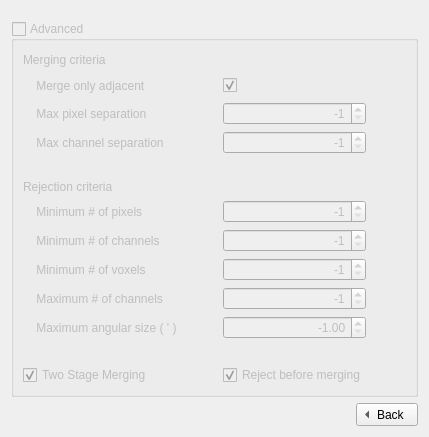
        <widget class="QWidget" name="page_8">
         <layout class="QGridLayout" name="gridLayout_20">
          <item row="0" column="0">
           <spacer name="horizontalSpacer_3">
            <property name="orientation">
             <enum>Qt::Horizontal</enum>
            </property>
            <property name="sizeType">
             <enum>QSizePolicy::Expanding</enum>
            </property>
            <property name="sizeHint" stdset="0">
             <size>
              <width>40</width>
              <height>10</height>
             </size>
            </property>
           </spacer>
          </item>
          <item row="1" column="0">
           <widget class="QGroupBox" name="SearchAdvgroupBox">
            <property name="enabled">
             <bool>false</bool>
            </property>
            <property name="title">
             <string>Advanced</string>
            </property>
            <property name="flat">
             <bool>true</bool>
            </property>
            <property name="checkable">
             <bool>true</bool>
            </property>
            <property name="checked">
             <bool>false</bool>
            </property>
            <layout class="QVBoxLayout" name="verticalLayout_11">
             <item>
              <layout class="QGridLayout" name="gridLayout_23">
               <item row="9" column="2">
                <widget class="QSpinBox" name="MinVoxspinBox">
                 <property name="alignment">
                  <set>Qt::AlignRight|Qt::AlignTrailing|Qt::AlignVCenter</set>
                 </property>
                 <property name="minimum">
                  <number>-1</number>
                 </property>
                 <property name="maximum">
                  <number>99999</number>
                 </property>
                 <property name="value">
                  <number>-1</number>
                 </property>
                </widget>
               </item>
               <item row="2" column="2">
                <widget class="QCheckBox" name="AdjacentcheckBox">
                 <property name="text">
                  <string/>
                 </property>
                 <property name="checked">
                  <bool>true</bool>
                 </property>
                </widget>
               </item>
               <item row="8" column="2">
                <widget class="QSpinBox" name="MinPixspinBox">
                 <property name="alignment">
                  <set>Qt::AlignRight|Qt::AlignTrailing|Qt::AlignVCenter</set>
                 </property>
                 <property name="minimum">
                  <number>-1</number>
                 </property>
                 <property name="maximum">
                  <number>99999</number>
                 </property>
                 <property name="value">
                  <number>-1</number>
                 </property>
                </widget>
               </item>
               <item row="3" column="2">
                <widget class="QSpinBox" name="ThreshSpatialBox">
                 <property name="alignment">
                  <set>Qt::AlignRight|Qt::AlignTrailing|Qt::AlignVCenter</set>
                 </property>
                 <property name="minimum">
                  <number>-1</number>
                 </property>
                 <property name="maximum">
                  <number>10000</number>
                 </property>
                 <property name="value">
                  <number>-1</number>
                 </property>
                </widget>
               </item>
               <item row="9" column="0">
                <widget class="QLabel" name="Minvoxellabel">
                 <property name="text">
                  <string>    Minimum # of voxels</string>
                 </property>
                </widget>
               </item>
               <item row="3" column="0">
                <widget class="QLabel" name="label_49">
                 <property name="text">
                  <string>    Max pixel separation</string>
                 </property>
                </widget>
               </item>
               <item row="7" column="0">
                <widget class="QLabel" name="MinPixlabel">
                 <property name="text">
                  <string>    Minimum # of pixels</string>
                 </property>
                </widget>
               </item>
               <item row="11" column="0">
                <widget class="QLabel" name="label_17">
                 <property name="text">
                  <string>    Maximum angular size ( ' )</string>
                 </property>
                </widget>
               </item>
               <item row="13" column="0">
                <widget class="QCheckBox" name="TwostagemergingcheckBox">
                 <property name="text">
                  <string>Two Stage Merging</string>
                 </property>
                 <property name="checked">
                  <bool>true</bool>
                 </property>
                </widget>
               </item>
               <item row="1" column="0">
                <widget class="QLabel" name="Mergelabel">
                 <property name="sizePolicy">
                  <sizepolicy hsizetype="Preferred" vsizetype="Fixed">
                   <horstretch>0</horstretch>
                   <verstretch>0</verstretch>
                  </sizepolicy>
                 </property>
                 <property name="text">
                  <string>Merging criteria</string>
                 </property>
                </widget>
               </item>
               <item row="2" column="0">
                <widget class="QLabel" name="label_15">
                 <property name="text">
                  <string>    Merge only adjacent</string>
                 </property>
                </widget>
               </item>
               <item row="4" column="0">
                <widget class="QLabel" name="label_48">
                 <property name="text">
                  <string>    Max channel separation</string>
                 </property>
                </widget>
               </item>
               <item row="8" column="0">
                <widget class="QLabel" name="MinChanlabel">
                 <property name="text">
                  <string>    Minimum # of channels   </string>
                 </property>
                </widget>
               </item>
               <item row="6" column="0">
                <widget class="QLabel" name="Rejeclabel">
                 <property name="sizePolicy">
                  <sizepolicy hsizetype="Preferred" vsizetype="Fixed">
                   <horstretch>0</horstretch>
                   <verstretch>0</verstretch>
                  </sizepolicy>
                 </property>
                 <property name="text">
                  <string>Rejection criteria</string>
                 </property>
                </widget>
               </item>
               <item row="10" column="0">
                <widget class="QLabel" name="label_16">
                 <property name="text">
                  <string>    Maximum # of channels</string>
                 </property>
                </widget>
               </item>
               <item row="5" column="0">
                <spacer name="horizontalSpacer_6">
                 <property name="orientation">
                  <enum>Qt::Horizontal</enum>
                 </property>
                 <property name="sizeType">
                  <enum>QSizePolicy::Ignored</enum>
                 </property>
                 <property name="sizeHint" stdset="0">
                  <size>
                   <width>40</width>
                   <height>20</height>
                  </size>
                 </property>
                </spacer>
               </item>
               <item row="12" column="0">
                <spacer name="horizontalSpacer_7">
                 <property name="orientation">
                  <enum>Qt::Horizontal</enum>
                 </property>
                 <property name="sizeType">
                  <enum>QSizePolicy::Ignored</enum>
                 </property>
                 <property name="sizeHint" stdset="0">
                  <size>
                   <width>40</width>
                   <height>20</height>
                  </size>
                 </property>
                </spacer>
               </item>
               <item row="10" column="2">
                <widget class="QSpinBox" name="MaxChanspinBox">
                 <property name="alignment">
                  <set>Qt::AlignRight|Qt::AlignTrailing|Qt::AlignVCenter</set>
                 </property>
                 <property name="minimum">
                  <number>-1</number>
                 </property>
                 <property name="maximum">
                  <number>99999</number>
                 </property>
                 <property name="value">
                  <number>-1</number>
                 </property>
                </widget>
               </item>
               <item row="1" column="1">
                <spacer name="horizontalSpacer_9">
                 <property name="orientation">
                  <enum>Qt::Horizontal</enum>
                 </property>
                 <property name="sizeType">
                  <enum>QSizePolicy::Fixed</enum>
                 </property>
                 <property name="sizeHint" stdset="0">
                  <size>
                   <width>40</width>
                   <height>20</height>
                  </size>
                 </property>
                </spacer>
               </item>
               <item row="4" column="2">
                <widget class="QSpinBox" name="ThreshVelspinBox">
                 <property name="alignment">
                  <set>Qt::AlignRight|Qt::AlignTrailing|Qt::AlignVCenter</set>
                 </property>
                 <property name="minimum">
                  <number>-1</number>
                 </property>
                 <property name="maximum">
                  <number>10000</number>
                 </property>
                 <property name="value">
                  <number>-1</number>
                 </property>
                </widget>
               </item>
               <item row="7" column="2">
                <widget class="QSpinBox" name="MinChanspinBox">
                 <property name="alignment">
                  <set>Qt::AlignRight|Qt::AlignTrailing|Qt::AlignVCenter</set>
                 </property>
                 <property name="minimum">
                  <number>-1</number>
                 </property>
                 <property name="maximum">
                  <number>99999</number>
                 </property>
                 <property name="value">
                  <number>-1</number>
                 </property>
                </widget>
               </item>
               <item row="2" column="3">
                <spacer name="horizontalSpacer_4">
                 <property name="orientation">
                  <enum>Qt::Horizontal</enum>
                 </property>
                 <property name="sizeType">
                  <enum>QSizePolicy::Expanding</enum>
                 </property>
                 <property name="sizeHint" stdset="0">
                  <size>
                   <width>40</width>
                   <height>20</height>
                  </size>
                 </property>
                </spacer>
               </item>
               <item row="13" column="2">
                <widget class="QCheckBox" name="RejectcheckBox">
                 <property name="text">
                  <string>Reject before merging</string>
                 </property>
                 <property name="checked">
                  <bool>true</bool>
                 </property>
                </widget>
               </item>
               <item row="11" column="2">
                <widget class="QDoubleSpinBox" name="MaxAngSizeSpinBox">
                 <property name="alignment">
                  <set>Qt::AlignRight|Qt::AlignTrailing|Qt::AlignVCenter</set>
                 </property>
                 <property name="minimum">
                  <double>-1.000000000000000</double>
                 </property>
                 <property name="maximum">
                  <double>99999.990000000005239</double>
                 </property>
                 <property name="value">
                  <double>-1.000000000000000</double>
                 </property>
                </widget>
               </item>
              </layout>
             </item>
            </layout>
           </widget>
          </item>
          <item row="2" column="0" alignment="Qt::AlignRight">
           <widget class="QToolButton" name="SearchAdvtoolButton">
            <property name="text">
             <string>Back</string>
            </property>
            <property name="toolButtonStyle">
             <enum>Qt::ToolButtonTextBesideIcon</enum>
            </property>
            <property name="arrowType">
             <enum>Qt::LeftArrow</enum>
            </property>
           </widget>
          </item>
         </layout>
        </widget>
